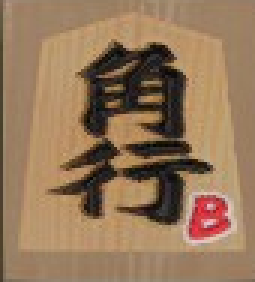
#> input picture backend/templates/pieces/bishop.png, 85 x 94 px (shown 3 times larger)
$ python -i image_to_number.py   (imports and definitions only)
#> lines starting #> are read from the running program, lines starting #| are printed output that depends on the picture; after the words box and inside, x2 and y2 are one past the last pixel; in counts of white or black regions, pixels touching at a corner belong together
#> further down, picture is the input picture: shape (94, 85, 3); mean B, G, R 89.9, 119.1, 148.8
import cv2
import pytesseract
import numpy as np

# Added -c tessedit_char_whitelist=0123456789 to strictly force digit recognition
config = r'--oem 3 --psm 7 -c tessedit_char_whitelist=0123456789 outputbase digits'

def parse_image(img) -> int:
    pytesseract.pytesseract.tesseract_cmd = (
        "C:/Program Files/Tesseract-OCR/tesseract.exe"
    )

    # 1. Grayscale
    gray = cv2.cvtColor(img, cv2.COLOR_BGR2GRAY)
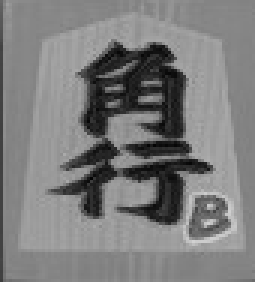
#> gray: shape (94, 85) (shown 3 times larger); min 4, max 209, mean 124.7

    # 2. Upscale (4x)
    gray = cv2.resize(gray, None, fx=4, fy=4, interpolation=cv2.INTER_CUBIC)
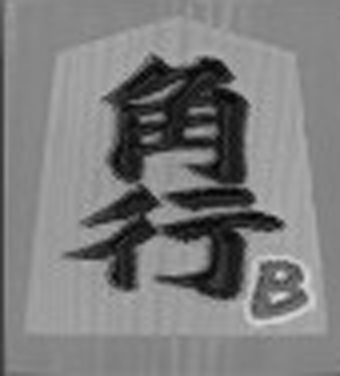
#> gray: shape (376, 340); min 3, max 217, mean 124.7

    # 3. Adaptive/Otsu Thresholding (handles the blue background automatically)
    # We use THRESH_BINARY_INV if the text is darker than the background to make text white,
    # but Tesseract likes black text on a white background, so standard BINARY + OTSU is perfect.
    _, thresh = cv2.threshold(gray, 0, 255, cv2.THRESH_BINARY + cv2.THRESH_OTSU)
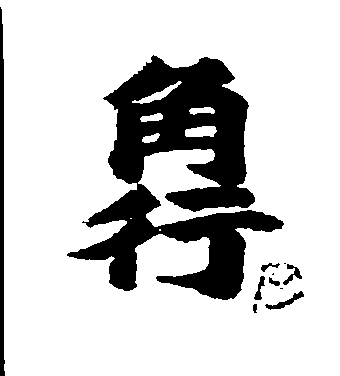
#> thresh: shape (376, 340); 80.6% white; 11 black regions (3 under 20 px), largest, box (x1, y1, x2, y2) and area: (67, 55, 284, 300) 22795, (0, 7, 5, 376) 1414, (265, 291, 304, 310) 198

    # If the threshold inverted the image (making the number white and bg black), flip it back:
    # Tesseract prefers black text on a white background.
    if np.mean(thresh[:10, :10]) < 127:
        thresh = cv2.bitwise_not(thresh)

    # 4. Add Padding (Crucial for tight crops!)
    # Adds a 20-pixel solid white border around your upscaled image
    padded = cv2.copyMakeBorder(thresh, 20, 20, 20, 20, cv2.BORDER_CONSTANT, value=255)
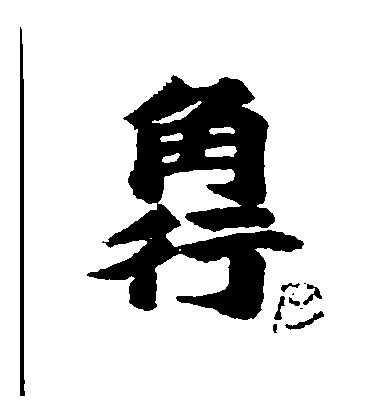
#> padded: shape (416, 380); 84.3% white; 11 black regions (3 under 20 px), largest, box (x1, y1, x2, y2) and area: (87, 75, 304, 320) 22795, (20, 27, 25, 396) 1414, (285, 311, 324, 330) 198

    # 5. OCR & Clean String
#> (the run stopped early here; a loop or call above may not have finished)
